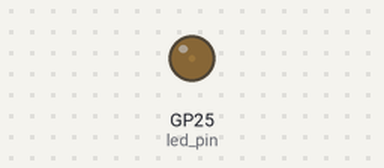
This program was run on a simulated Raspberry Pi Pico running MicroPython. Shown: output pins drawn as LEDs (lit = HIGH).

Above: at 0.05 s.
At 0.5 s:
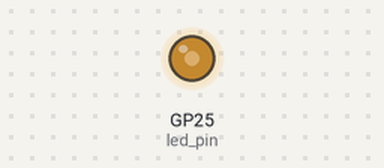
At 0.95 s:
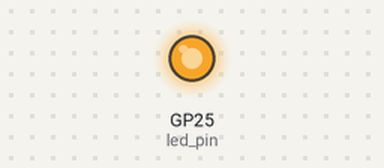
At 1.75 s:
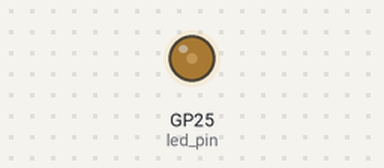
Timing chart, 0 to 4.7 s (numbered marks = the images above):
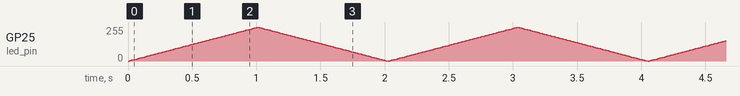

The program:

03_LED_PWM_05.py
```python
from machine import Pin, PWM
import time

led_pin = PWM(Pin(25))
led_pin.freq(1000)

try:
    while True:
        for i in range(0,65025,int(65025*0.01)):
            led_pin.duty_u16(i)
            time.sleep(0.01)
        for i in range(65025,0,-int(65025*0.01)):
            led_pin.duty_u16(i)
            time.sleep(0.01)

except KeyboardInterrupt:
    print("프로그램이 중단되었습니다.")
    led_pin.duty_u16(0)

        
```
